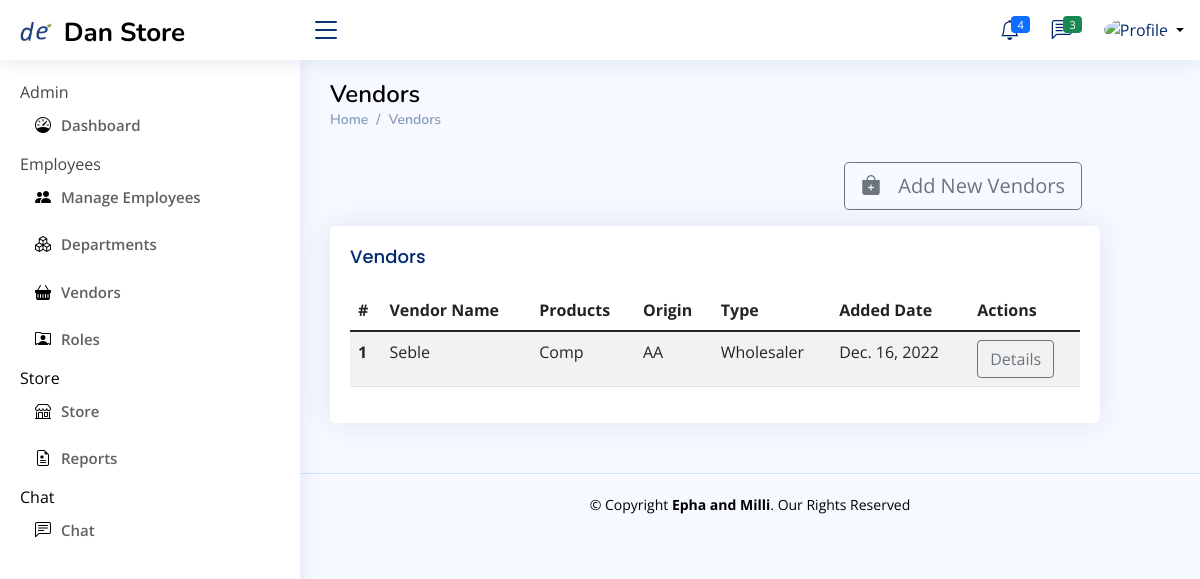
Page /comp-admin/vendors on the committed database.
### Store_manager/models.py (models this page shows, shortened)
class vendor(models.Model):
    vendorCode = models.AutoField(primary_key=True)
    vendorName = models.CharField(max_length=300,null=False)
    vendorProducts = models.CharField(max_length=300, null=False)
    vendorOrigin = models.CharField(max_length=300,null=False)
    vendorType = models.CharField(max_length=300,null=False)
    vendorAdded = models.DateField(auto_now_add=True)

### Company_Admin/views.py (the view)
# urls.py: path('vendors', views.vendors, name='vendors'),
def vendors(request):
    allVendors = vendor.objects.all()
    context = {
        'allVendors': allVendors
    }
    return render(request,'Company_Admin/Vendors/index.html',context)

### Templates/Company_Admin/Vendors/index.html
{% extends 'Company_Admin/base.html' %} {% block admin %}
<main id="main" class="main">
  <div class="pagetitle">
    <h1 style="color: black">Vendors</h1>
    <nav>
      <ol class="breadcrumb">
        <li class="breadcrumb-item">
          <a href="{% url 'admin-dashboard' %}">Home</a>
        </li>
        <li class="breadcrumb-item">Vendors</li>
      </ol>
    </nav>
  </div>
  <section class="section">
    <div class="row">
      <div class="col-lg-11" style="display: flex; justify-content: right">
        <div class="d-grid gap-2 m-3">
          <a
            href="{% url 'add-new-vendor' %}"
            class="btn btn-outline-secondary btn-lg"
            type="button"
          >
            <i class="bi bi-bag-plus-fill"></i
            ><span style="margin: 0 6px"> </span>Add New Vendors
          </a>
        </div>
      </div>
    </div>
    <div class="col-lg-11">
      <div class="card">
        <div class="card-body">
          <h5 class="card-title">Vendors</h5>
          <table class="table table-striped datatable">
            <thead>
              <tr>
                <th scope="col">#</th>
                <th scope="col">Vendor Name</th>
                <th scope="col">Products</th>
                <th scope="col">Origin</th>
                <th scope="col">Type</th>
                <th scope="col">Added Date</th>
                <th scope="col">Actions</th>
              </tr>
            </thead>
            <tbody>
              {% for eachVendor in allVendors %}
              <tr>
                <th scope="row">{{eachVendor.vendorCode}}</th>
                <td>{{eachVendor.vendorName}}</td>
                <td>{{eachVendor.vendorProducts}}</td>
                <td>{{eachVendor.vendorOrigin}}</td>
                <td>{{eachVendor.vendorType}}</td>
                <td>{{eachVendor.vendorAdded}}</td>
                <td>
                  <a
                    href="{% url 'vendor-detail' eachVendor.pk %}"
                    class="btn btn-outline-secondary"
                    >Details</a
                  >
                </td>
              </tr>
              {% endfor %}
            </tbody>
          </table>
        </div>
      </div>
    </div>
  </section>
</main>
{% endblock %}

### static/assets/css/style.css (style rules this page uses)
:root { scroll-behavior: smooth; }
body { font-family: "Open Sans", sans-serif; background: #f6f9ff; color: #444444; }
a { color: #4154f1; text-decoration: none; }
h1, h2, h3, h4, h5, h6 { font-family: "Nunito", sans-serif; }
#main { margin-top: 60px; padding: 20px 30px; transition: all 0.3s; }
.pagetitle { margin-bottom: 10px; }
.pagetitle h1 { font-size: 24px; margin-bottom: 0; font-weight: 600; color: #012970; }
.card { margin-bottom: 30px; border: none; border-radius: 5px; box-shadow: 0px 0 30px rgba(1, 41, 112, 0.1); }
.card-title { padding: 20px 0 15px 0; font-size: 18px; font-weight: 500; color: #012970; font-family: "Poppins", sans-serif; }
.card-body { padding: 0 20px 20px 20px; }
.breadcrumb { font-size: 14px; font-family: "Nunito", sans-serif; color: #899bbd; font-weight: 600; }
.breadcrumb a { color: #899bbd; transition: 0.3s; }
.breadcrumb .breadcrumb-item::before { color: #899bbd; }
@media (min-width: 1200px) { #main, #footer { margin-left: 300px; } }

### rows in the picture
vendor: vendorCode "1", vendorName "Seble", vendorProducts "Comp", vendorOrigin "AA", vendorType "Wholesaler", vendorAdded "Dec. 16, 2022"
